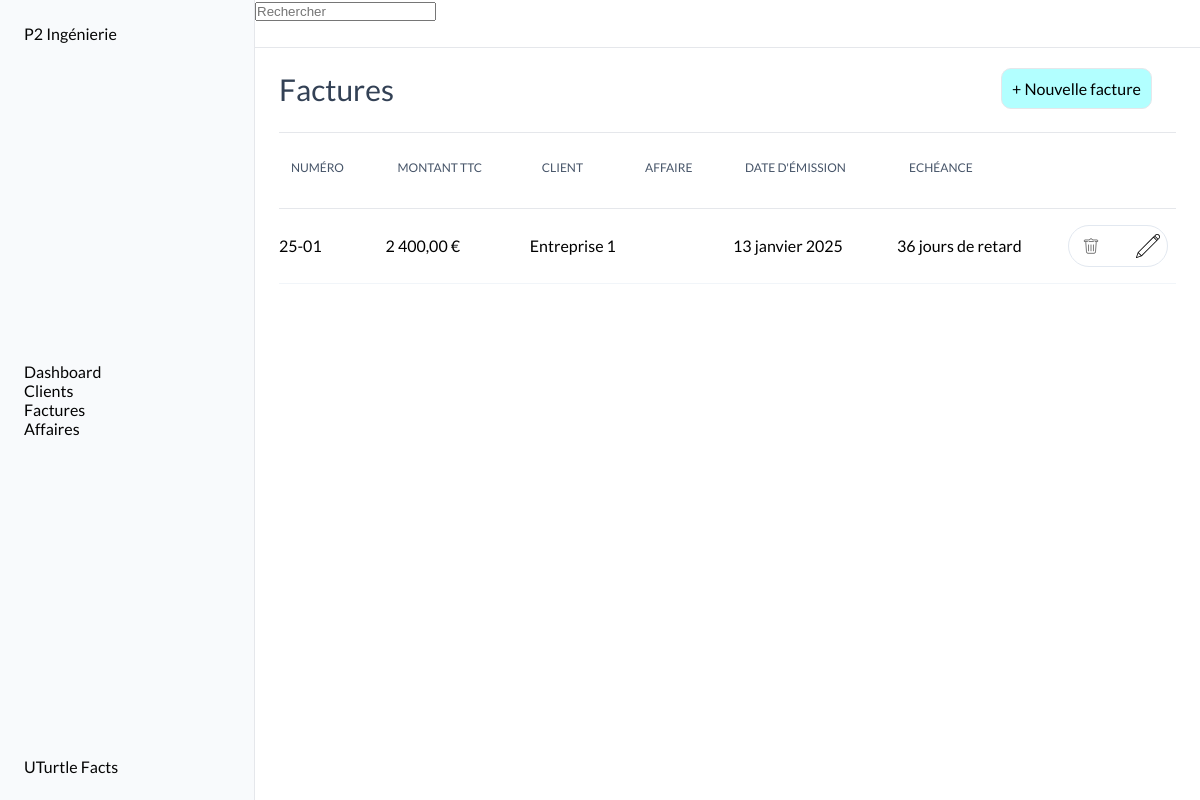
Before: /factures/ with the older database file.
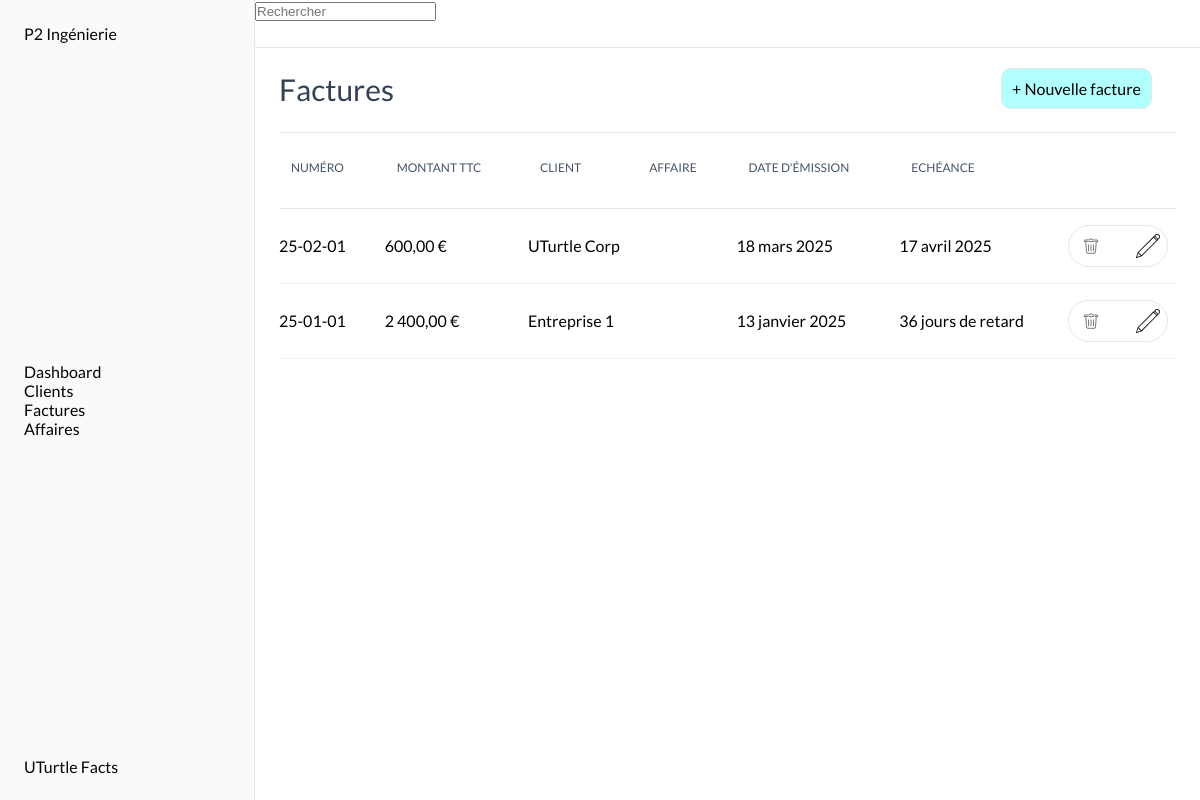
After: the same page with the newer database file.
### factures/models.py (models this page shows, shortened)
class Invoice(models.Model):
    TYPE_CHOICES = [
        ('facture', 'Facture'),
        ('proforma', 'Proforma'),
        ('avoir', 'Avoir'),
        ]
    STATUT_CHOICES = [
        ('a_payer', 'À payer'),
        ('partiellement_payee', 'Partiellement payée'),
        ('payee', 'Payée'),
        ('en_retard', 'En retard'),
        ('annulee', 'Annulée'),
    ]
    date = models.DateField()
    type = models.CharField(max_length=10, choices=TYPE_CHOICES, default='facture')
    affaire = models.ForeignKey('affaires.Affaire', on_delete=models.CASCADE, related_name="invoices")
    invoice_number = models.CharField(max_length=10, unique=True, db_index=True)
    client = models.ForeignKey('clients.Client', on_delete=models.CASCADE, related_name='invoices', db_index=True)
    invoice_object = models.TextField(max_length=200)
    amount_ht = models.DecimalField(max_digits=10, decimal_places=2)
    vat_rate = models.DecimalField(max_digits=5, decimal_places=2, default=20.0)
    statut = models.CharField(max_length=20, choices=STATUT_CHOICES, default='a_payer')
    @property
    def amount_ttc(self):
        return self.amount_ht * (1 + self.vat_rate / 100)
    def formatted_amount_ttc(self):
        return f"{self.amount_ttc:,.2f} €".replace(",", " ").replace(".", ",")
    @property
    def due_date(self):
        return self.date + timedelta(days=30)

### clients/models.py (models this page shows)
class Client(models.Model):
    entity_name = models.CharField(max_length=100)
    address = models.CharField(max_length=200, blank=True, null=True)
    zip_code = models.CharField(max_length=5, blank=True, null=True)
    city = models.CharField(max_length=100, blank=True, null=True)
    contact = models.CharField(max_length=100, blank=True, null=True)
    phone_number = models.CharField(max_length=10, blank=True, null=True)
    email = models.EmailField(blank=True, null=True)
    def __str__(self):
        return self.entity_name

### factures/views.py (the view)
# urls.py: path('factures/', include('factures.urls')),
def factures(request):
    factures= Invoice.objects.all()
    sorted_factures = sorted(factures, key=lambda facture: facture.invoice_number, reverse=True)
    date = datetime.today().date()
    affaires= Affaire.objects.all()
    for facture in sorted_factures:
        facture.day_late = (date - facture.due_date).days
    return render(request, 'pages/factures/factures.html', context={"factures": sorted_factures, "date": date, "affaires": affaires})

### templates/pages/factures/factures.html (shortened to what this page needs)
{% extends "base.html" %}
{% block content %}
<div class="title">
    <H2>Factures</H2>
    <div class="title_btn">
        <div class="new">+ Nouvelle facture</div>
    </div>
</div>
<section class="tableau">
    <table class="table">
        <thead>
            <tr>
                <th>
                    <div class="th-div">
                        <span>NUMÉRO</span>
                    </div>
                </th>
                <th>
                    <div class="th-div">
                        <span>MONTANT TTC</span>
                    </div>
                </th>
                <th>
                    <div class="th-div">
                        <span>CLIENT</span>
                    </div>
                </th>
                <th>
                    <div class="th-div">
                        <span>AFFAIRE</span>
                    </div>
                </th>
                <th>
                    <div class="th-div">
                        <span>DATE D'ÉMISSION</span>
                    </div>
                </th>
                <th>
                    <div class="th-div">
                        <span>ECHÉANCE</span>
                    </div>
                </th>
                <th>
                    <div class="th-div">
                    </div>
                </th>
            </tr>
        </thead>
        {% if factures %}
        <tbody>
            {% for facture in factures %}
            <tr>
                <td clospan="1">
                    <div class="">
                        <p>{{ facture.invoice_number }}</p>
                    </div>
                </td>
                <td clospan="1">
                    <div>
                        <p>{{ facture.formatted_amount_ttc }}</p>
                    </div>
                </td>
                <td clospan="1">
                    <div class="">
                        <P>{{ facture.client }}</P>
                    </div>
                </td>
                <td clospan="1">
                </td>
                <td clospan="1">
                    <div class="">
                        <P>{{ facture.date }}</P>
                    </div>
                </td>
                <td clospan="1">
                    <div>
                        {% if facture.statut != "payee" %}
                            {% if facture.due_date > date %}
                                <P>{{ facture.due_date }}</P>
                            {% else %}
                                <p>{{ facture.day_late }} jours de retard</p>
                            {% endif %}
                        {% else %}
                            <div class="cercle-vert"></div>
                        {% endif %}
                    </div>
                </td>
                <td clospan="1">
                    <div class="actions">
                    </div>
                </td>
            </tr>
            {% endfor %}
        </tbody>
        {% endif %}
    </table>
</section>
{% endblock content %}

Changed rows visible on the page:
added Invoice: invoice_number "25-02-01", formatted_amount_ttc "600,00 €", client "UTurtle Corp", date "18 mars 2025", due_date "17 avril 2025"
changed Invoice "13 janvier 2025": invoice_number "25-01" → "25-01-01"
